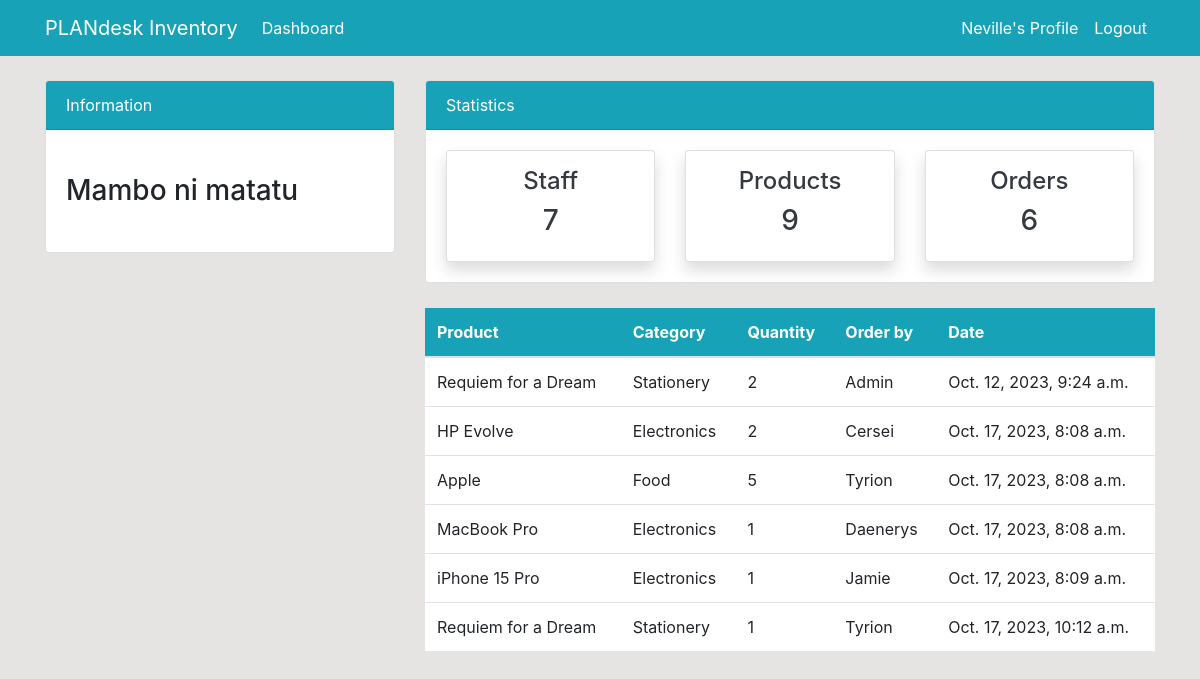
The page /order/ (signed in) on the database as committed earlier.
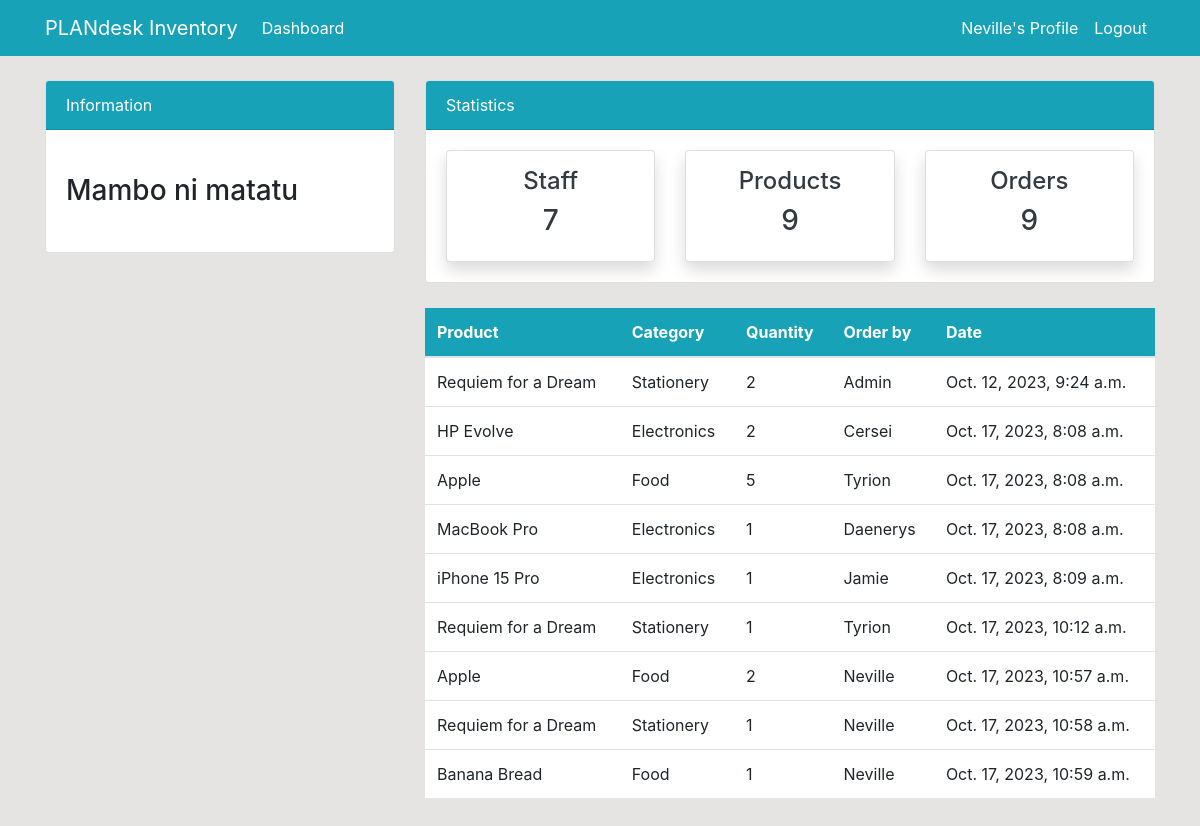
The same page on the database as committed later.
### dashboard/models.py (models this page shows, shortened)
class Order(models.Model):
    product = models.ForeignKey(Product, on_delete=models.CASCADE, null=True)
    staff = models.ForeignKey(User, models.CASCADE, null=True)
    order_quantity = models.PositiveIntegerField(null=True)
    date = models.DateTimeField(auto_now_add=True)

class Product(models.Model):
    name = models.CharField(max_length=100, null=True)
    category = models.CharField(max_length=20, choices=CATEGORY, null=True)
    quantity = models.PositiveIntegerField(null=True)

### dashboard/views.py (the view)
# urls.py: path('order/', views.order, name='dashboard-order'),
@login_required
def order(request):
    orders = Order.objects.all()
    orders_count = orders.count()
    items_count = Product.objects.all().count()
    workers_count = User.objects.all().count()
    context = {
        'orders':orders,
        'orders_count': orders_count,
        'items_count': items_count,
        'workers_count': workers_count,
    }
    return render(request, 'dashboard/order.html', context)

### templates/dashboard/order.html
{% extends 'partials/base.html' %} {% block title %}Orders Page{% endblock %}
{% block content %} {% include 'partials/hero.html' %}
<div class="container">
  <div class="row my-4">
    <div class="col-md-4"></div>
    <div class="col-md-8">
      <table class="table bg-white">
        <thead class="bg-info">
          <tr class="text-white">
            <th scope="col">Product</th>
            <th scope="col">Category</th>
            <th scope="col">Quantity</th>
            <th scope="col">Order by</th>
            <th scope="col">Date</th>
          </tr>
        </thead>
        <tbody>
          {% for order in orders%}
          <tr>
            <td>{{order.product.name}}</td>
            <td>{{order.product.category}}</td>
            <td>{{order.order_quantity}}</td>
            <td>{{order.staff.username}}</td>
            <td>{{order.date}}</td>
          </tr>
          {%endfor%}
        </tbody>
      </table>
    </div>
  </div>
</div>
{% endblock %}

Rows that differ between the two databases and show on the page:
added Order: product.name "Apple", product.category "Food", order_quantity "2", staff.username "Neville", date "Oct. 17, 2023, 10:57 a.m."
added Order: product.name "Requiem for a Dream", product.category "Stationery", order_quantity "1", staff.username "Neville", date "Oct. 17, 2023, 10:58 a.m."
added Order: product.name "Banana Bread", product.category "Food", order_quantity "1", staff.username "Neville", date "Oct. 17, 2023, 10:59 a.m."
Other text that changed with them:
{{ orders_count }}: "6" → "9"
